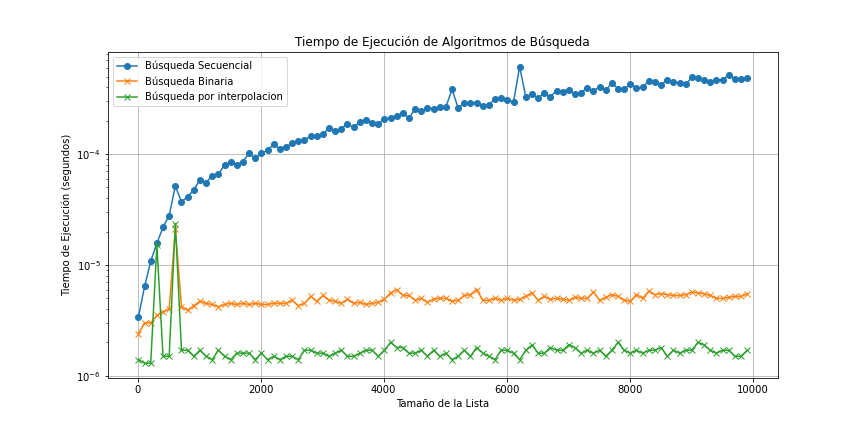

Here is the Python script that generated this plot:
import random
import time
import pandas as pd
import matplotlib.pyplot as plt
import logging
random.seed(0)  # Establece la semilla para la reproducibilidad


# Configuración del logging
logging.basicConfig(level=logging.INFO, format='%(asctime)s - %(levelname)s - %(message)s')

# Búsqueda Secuencial
def busqueda_secuencial(lista, objetivo):
    for i, elemento in enumerate(lista):
        if elemento == objetivo:
            return i
    return -1

# Búsqueda Binaria
def busqueda_binaria(lista, objetivo):
    izquierda, derecha = 0, len(lista) - 1
    while izquierda <= derecha:
        medio = (izquierda + derecha) // 2
        elemento_medio = lista[medio]
        if elemento_medio == objetivo:
            return medio
        elif objetivo < elemento_medio:
            derecha = medio - 1
        else:
            izquierda = medio + 1
    return -1

def interpolation_search(arr, target):
    low = 0
    high = len(arr) - 1
 
    while low <= high and target >= arr[low] and target <= arr[high]:
        # Calculate the position of the target element based on its value
        pos = low + ((target - arr[low]) * (high - low)) // (arr[high] - arr[low])
 
        # Check if the target element is at the calculated position
        if arr[pos] == target:
            return pos
 
        # If the target element is less than the element at the calculated position, search the left half of the list
        if arr[pos] > target:
            high = pos - 1
        else:
            # If the target element is greater than the element at the calculated position, search the right half of the list
            low = pos + 1
 
    return -1

# Medir tiempos de ejecución
resultados = {'tamaño': [], 'secuencial': [], 'binaria': [], 'interpolacion':[]}
tamanos = range(10, 10001, 100)

for tamano in tamanos:
    lista_numeros = sorted([random.randint(1, 10000) for _ in range(tamano)])  # Lista ordenada para búsqueda binaria
    objetivo = 0

    logging.info(f'Procesando lista de tamaño: {tamano}')

    # Medir tiempo de búsqueda secuencial
    logging.info('Comenzando búsqueda secuencial...')
    inicio = time.perf_counter()
    busqueda_secuencial(lista_numeros, objetivo)
    fin = time.perf_counter()
    resultados['secuencial'].append(fin - inicio)
    logging.info(f'Búsqueda secuencial completada en {fin - inicio} segundos.')

    # Medir tiempo de búsqueda binaria
    logging.info('Comenzando búsqueda binaria...')
    inicio = time.perf_counter()
    busqueda_binaria(lista_numeros, objetivo)
    fin = time.perf_counter()
    resultados['binaria'].append(fin - inicio)
    logging.info(f'Búsqueda binaria completada en {fin - inicio} segundos.')

    # Medir tiempo de búsqueda por interpolacion
    logging.info('Comenzando búsqueda por interpolacion...')
    inicio = time.perf_counter()
    interpolation_search(lista_numeros, objetivo)
    fin = time.perf_counter()
    resultados['interpolacion'].append(fin - inicio)
    logging.info(f'interpolation_search completada en {fin - inicio} segundos.')

    resultados['tamaño'].append(tamano)

# Crear un DataFrame para los resultados
df = pd.DataFrame(resultados)

# Graficar resultados
plt.figure(figsize=(12, 6))
plt.plot(df['tamaño'], df['secuencial'], label='Búsqueda Secuencial', marker='o')
plt.plot(df['tamaño'], df['binaria'], label='Búsqueda Binaria', marker='x')
plt.plot(df['tamaño'], df['interpolacion'], label='Búsqueda por interpolacion', marker='x')

plt.xlabel('Tamaño de la Lista')
plt.ylabel('Tiempo de Ejecución (segundos)')
plt.title('Tiempo de Ejecución de Algoritmos de Búsqueda')
plt.legend()
plt.grid(True)
plt.yscale("log")
plt.savefig('busquedas2.png')

